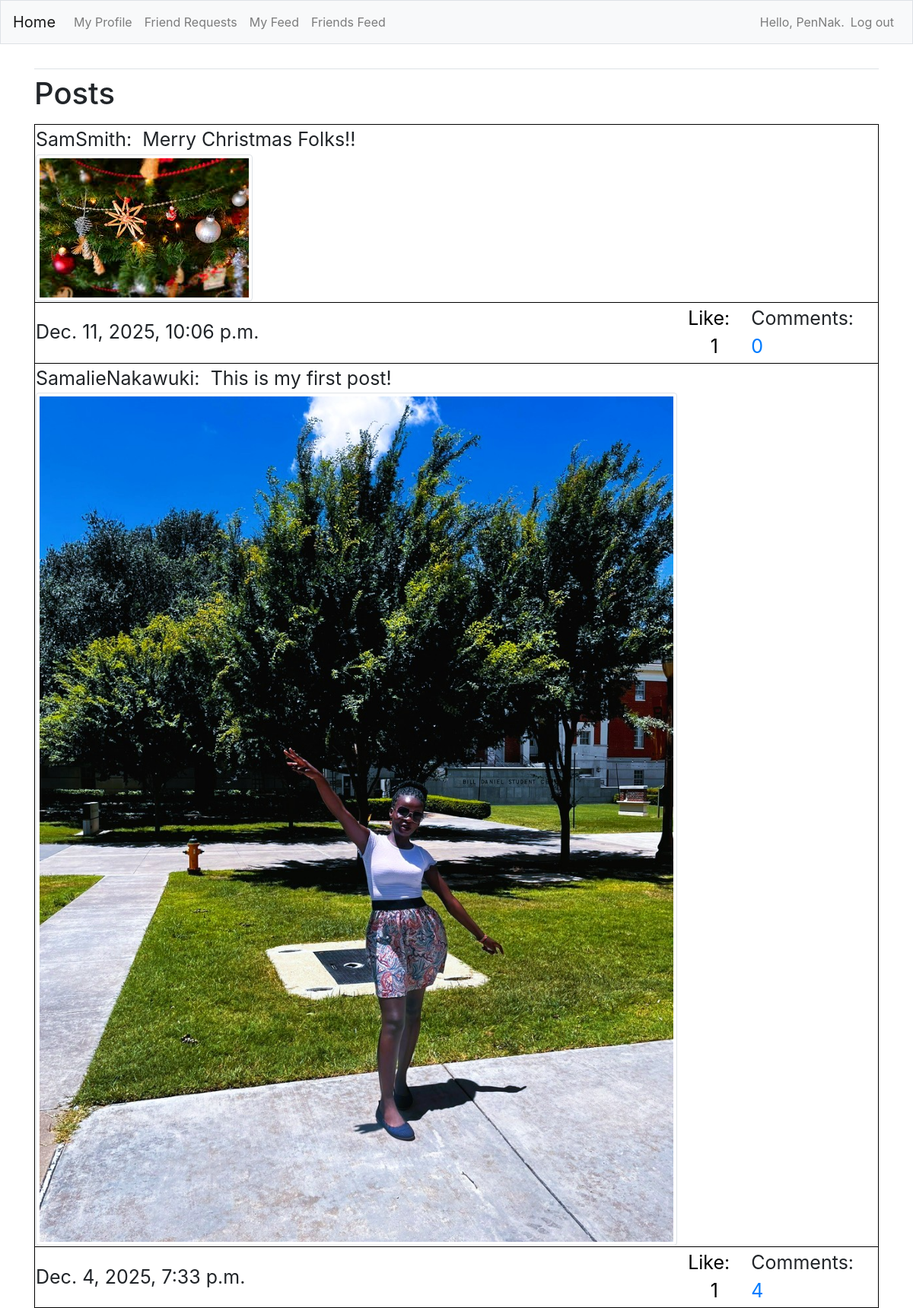
The app's page /friendsfeed (signed in) with its own data.
### FeedApp/models.py (models this page shows)
class Post(models.Model):
    description = models.CharField(max_length=255, blank=True)
    username = models.ForeignKey(User, on_delete=models.CASCADE)
    image = models.ImageField(upload_to='images', blank=True)
    date_posted = models.DateTimeField(auto_now_add=True)
    def __str__(self):
        return self.description

### FeedApp/views.py (the view, shortened to what this page needs)
# urls.py: path('friendsfeed', views.friendsfeed, name='friendsfeed'),
@login_required
def friendsfeed(request):
    comment_count_list = []
    like_count_list = []
    friends = Profile.objects.filter(user=request.user).values('friends')
    posts = Post.objects.filter(username__in=friends).order_by('-date_posted')
    for p in posts:
        c_count = Comment.objects.filter(post=p).count()
        l_count = Like.objects.filter(post=p).count()
        comment_count_list.append(c_count)
        like_count_list.append(l_count)
    zipped_list = zip(posts, comment_count_list, like_count_list)
    context = {'posts':posts, 'zipped_list': zipped_list}
    return render(request, 'FeedApp/friendsfeed.html', context)

### FeedApp/templates/FeedApp/friendsfeed.html (shortened to what this page needs)
{% extends "FeedApp/base.html" %}
{% load bootstrap4 %}
{% load crispy_forms_tags %}
{% block content %}
<h1>
    <p> Posts </p>
</h1>
<form method="POST">
    <table style="font-size: 25px;width: 100%;">
        {% for p,c,l in zipped_list %}
        <tr style="border: 1px solid black;padding: 6px;">
            <td> {{p.username}}:&nbsp {{ p }} <br>
                {% if p.image %}
                <img src="{{p.image.url}}" class="img-thumbnail" style"max-height:300px" alt="">
                {% endif %}
            </td>
        <tr style="border: 1px solid black; padding: 6px;">
            <td> {{p.date_posted }}</td>
            <td>
                <button type="submit" name="like" value={{p.id}} style="background-color: transparent;border: none;">
                    Like: &nbsp {{1}}
                </button>
            </td>
            <td>Comments: &nbsp <a href="{% url 'FeedApp:comments' p.id %}">{{c}}</a></td>
        </tr>
        </tr>
        {% endfor %}
    </table>
</form>
{% endblock content %}

### FeedApp/templates/FeedApp/base.html (shortened to what this page needs)
{% load bootstrap4 %}
<!doctype html>
<html lang="en">
<head>
    {% bootstrap_css %}
</head>
<body>
    <nav class="navbar navbar-expand-md navbar-light bg-light mb-4 border">
        <a class="navbar-brand" href="{% url 'FeedApp:index'%}">
            Home</a>
        <div class="collapse navbar-collapse" id="navbarCollapse">
            <ul class="navbar-nav mr-auto">
                <li class="nav-item">
                    <a class="nav-link" href="{% url 'FeedApp:profile' %}">My Profile</a>
                </li>
                <li class="nav-item">
                    <a class="nav-link" href="{% url 'FeedApp:friends' %}">Friend Requests</a>
                </li>
                <li class="nav-item">
                    <a class="nav-link" href="{% url 'FeedApp:myfeed' %}">My Feed</a>
                </li>
                <li class="nav-item">
                    <a class="nav-link" href="{% url 'FeedApp:friendsfeed' %}">Friends Feed</a>
                </li>
            </ul>
            <ul class="navbar-nav ml-auto">
                {% if user.is_authenticated %}
                <li class="nav-item">
                    <span class="navbar-text">Hello, {{ user.username }}.</span>
                </li>
                <li class="nav-item">
                    <a class="nav-link" href="{% url 'users:logout' %}">Log out</a>
                </li>
                {% endif %}
            </ul>
        </div>
    </nav>
    <main role="main" class="container">
        <div class="pb-2 mb-2 border-bottom">
        </div>
        <div>
            {% block content %}{% endblock content %}
        </div>
    </main>
</body>
</html>

### records on screen
Post: username "SamSmith", description "Merry Christmas Folks!!", image (picture), date_posted "Dec. 11, 2025, 10:06 p.m.", {{ p.id }} 5 (drawn), value "1", c "0"
Post: username "SamalieNakawuki", description "This is my first post!", image (picture), date_posted "Dec. 4, 2025, 7:33 p.m.", value "1", c "4"

### other values on screen
{{ user.username }} "PenNak"
